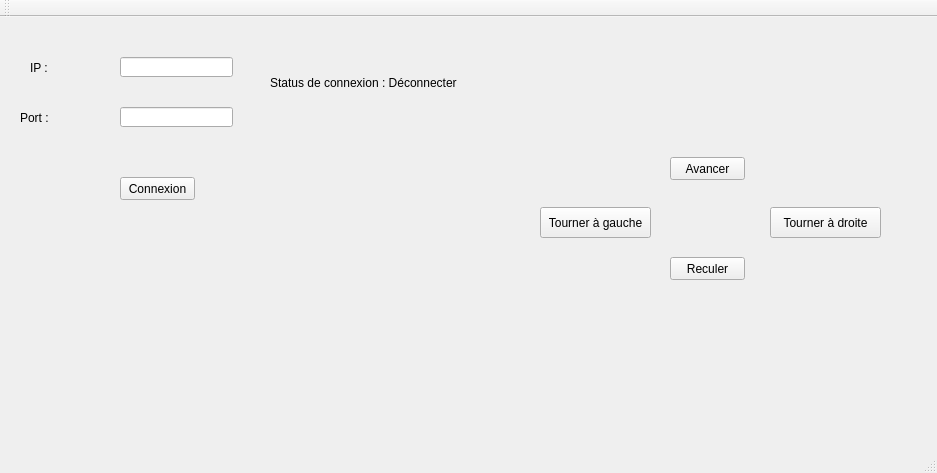
<?xml version="1.0" encoding="UTF-8"?>
<ui version="4.0">
 <class>Serveur_TCPClass</class>
 <widget class="QMainWindow" name="Serveur_TCPClass">
  <property name="geometry">
   <rect>
    <x>0</x>
    <y>0</y>
    <width>937</width>
    <height>473</height>
   </rect>
  </property>
  <property name="windowTitle">
   <string>Serveur_TCP</string>
  </property>
  <widget class="QWidget" name="centralWidget">
   <widget class="QLineEdit" name="lineEdit_IP">
    <property name="geometry">
     <rect>
      <x>120</x>
      <y>40</y>
      <width>113</width>
      <height>20</height>
     </rect>
    </property>
   </widget>
   <widget class="QLineEdit" name="lineEdit_Port">
    <property name="geometry">
     <rect>
      <x>120</x>
      <y>90</y>
      <width>113</width>
      <height>20</height>
     </rect>
    </property>
   </widget>
   <widget class="QLabel" name="label_IP">
    <property name="geometry">
     <rect>
      <x>30</x>
      <y>40</y>
      <width>61</width>
      <height>21</height>
     </rect>
    </property>
    <property name="text">
     <string>IP :</string>
    </property>
   </widget>
   <widget class="QLabel" name="label_Port">
    <property name="geometry">
     <rect>
      <x>20</x>
      <y>90</y>
      <width>61</width>
      <height>21</height>
     </rect>
    </property>
    <property name="text">
     <string>Port :</string>
    </property>
   </widget>
   <widget class="QPushButton" name="pushButton_connexion">
    <property name="geometry">
     <rect>
      <x>120</x>
      <y>160</y>
      <width>75</width>
      <height>23</height>
     </rect>
    </property>
    <property name="text">
     <string>Connexion</string>
    </property>
   </widget>
   <widget class="QLabel" name="label_status_connection">
    <property name="geometry">
     <rect>
      <x>270</x>
      <y>50</y>
      <width>321</width>
      <height>31</height>
     </rect>
    </property>
    <property name="text">
     <string>Status de connexion : Déconnecter</string>
    </property>
   </widget>
   <widget class="QPushButton" name="pushButton_avancer">
    <property name="geometry">
     <rect>
      <x>670</x>
      <y>140</y>
      <width>75</width>
      <height>23</height>
     </rect>
    </property>
    <property name="text">
     <string>Avancer</string>
    </property>
   </widget>
   <widget class="QPushButton" name="pushButton_reculer">
    <property name="geometry">
     <rect>
      <x>670</x>
      <y>240</y>
      <width>75</width>
      <height>23</height>
     </rect>
    </property>
    <property name="text">
     <string>Reculer</string>
    </property>
   </widget>
   <widget class="QPushButton" name="pushButton_gauche">
    <property name="geometry">
     <rect>
      <x>540</x>
      <y>190</y>
      <width>111</width>
      <height>31</height>
     </rect>
    </property>
    <property name="text">
     <string>Tourner à gauche</string>
    </property>
   </widget>
   <widget class="QPushButton" name="pushButton_droite">
    <property name="geometry">
     <rect>
      <x>770</x>
      <y>190</y>
      <width>111</width>
      <height>31</height>
     </rect>
    </property>
    <property name="text">
     <string>Tourner à droite</string>
    </property>
   </widget>
  </widget>
  <widget class="QMenuBar" name="menuBar">
   <property name="geometry">
    <rect>
     <x>0</x>
     <y>0</y>
     <width>937</width>
     <height>21</height>
    </rect>
   </property>
  </widget>
  <widget class="QToolBar" name="mainToolBar">
   <attribute name="toolBarArea">
    <enum>TopToolBarArea</enum>
   </attribute>
   <attribute name="toolBarBreak">
    <bool>false</bool>
   </attribute>
  </widget>
  <widget class="QStatusBar" name="statusBar"/>
 </widget>
 <layoutdefault spacing="6" margin="11"/>
 <resources>
  <include location="Serveur_TCP.qrc"/>
 </resources>
 <connections>
  <connection>
   <sender>pushButton_connexion</sender>
   <signal>clicked()</signal>
   <receiver>Serveur_TCPClass</receiver>
   <slot>onConnectButtonClicked()</slot>
   <hints>
    <hint type="sourcelabel">
     <x>157</x>
     <y>204</y>
    </hint>
    <hint type="destinationlabel">
     <x>299</x>
     <y>199</y>
    </hint>
   </hints>
  </connection>
  <connection>
   <sender>pushButton_avancer</sender>
   <signal>clicked()</signal>
   <receiver>Serveur_TCPClass</receiver>
   <slot>onAvancerButtonClicked()</slot>
   <hints>
    <hint type="sourcelabel">
     <x>707</x>
     <y>184</y>
    </hint>
    <hint type="destinationlabel">
     <x>468</x>
     <y>236</y>
    </hint>
   </hints>
  </connection>
  <connection>
   <sender>pushButton_reculer</sender>
   <signal>clicked()</signal>
   <receiver>Serveur_TCPClass</receiver>
   <slot>onReculerButtonClicked()</slot>
   <hints>
    <hint type="sourcelabel">
     <x>707</x>
     <y>284</y>
    </hint>
    <hint type="destinationlabel">
     <x>468</x>
     <y>236</y>
    </hint>
   </hints>
  </connection>
  <connection>
   <sender>pushButton_droite</sender>
   <signal>clicked()</signal>
   <receiver>Serveur_TCPClass</receiver>
   <slot>onDroitButtonClicked()</slot>
   <hints>
    <hint type="sourcelabel">
     <x>810</x>
     <y>238</y>
    </hint>
    <hint type="destinationlabel">
     <x>468</x>
     <y>236</y>
    </hint>
   </hints>
  </connection>
  <connection>
   <sender>pushButton_gauche</sender>
   <signal>clicked()</signal>
   <receiver>Serveur_TCPClass</receiver>
   <slot>onGaucheButtonClicked()</slot>
   <hints>
    <hint type="sourcelabel">
     <x>595</x>
     <y>238</y>
    </hint>
    <hint type="destinationlabel">
     <x>468</x>
     <y>236</y>
    </hint>
   </hints>
  </connection>
 </connections>
 <slots>
  <slot>onConnectButtonClicked()</slot>
  <slot>onSendMessageButtonClicked()</slot>
  <slot>onAvancerButtonClicked()</slot>
  <slot>onReculerButtonClicked()</slot>
  <slot>onGaucheButtonClicked()</slot>
  <slot>onDroitButtonClicked()</slot>
 </slots>
</ui>
